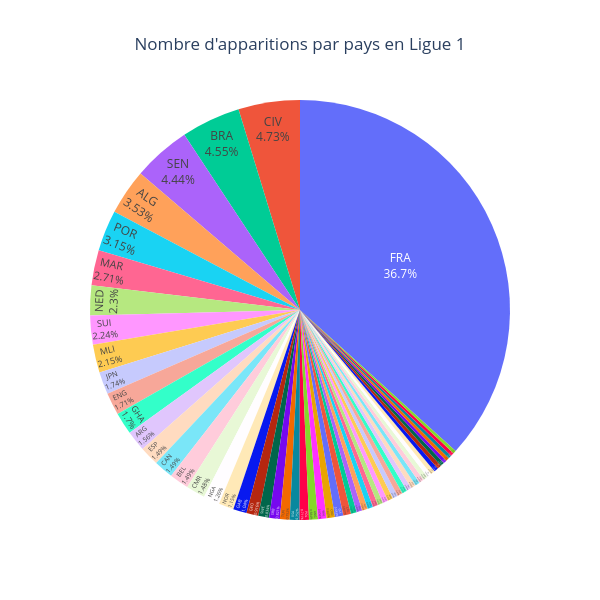

Here is the notebook cell this chart was saved with:
### Markdown cell above
## Nationalité

### Code cell
from plotly.offline import iplot, init_notebook_mode
init_notebook_mode(connected=True)

fig = px.pie(
    ligue1,
    names='Nation',
    values='MP',
    title="Nombre d'apparitions par pays en Ligue 1"
)

fig.update_traces(textposition='inside', textinfo='percent+label')
fig.update_layout(
    title_x=0.5,
    width=600,
    height=600,
    showlegend=False
)

fig.show()

### Figure 1 — Plotly figure (JSON) as saved in the notebook; plotly's stock layout.template omitted (floating-point values rounded to 4 significant figures; data arrays with more than 128 entries replaced by an {"elided": "..."} marker saying what was removed)
{"data": [{"domain": {"x": [0, 1], "y": [0, 1]}, "hovertemplate": "Nation=%{label}<br>MP=%{value}<extra></extra>", "labels": {"elided": "276 str values"}, "legendgroup": "", "name": "", "showlegend": true, "textinfo": "percent+label", "textposition": "inside", "type": "pie", "values": {"elided": "276 int values"}}], "layout": {"height": 600, "legend": {"tracegroupgap": 0}, "showlegend": false, "title": {"text": "Nombre d'apparitions par pays en Ligue 1", "x": 0.5}, "width": 600}}
